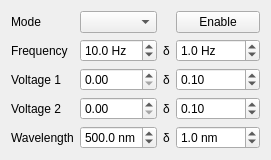
<?xml version="1.0" encoding="UTF-8"?>
<ui version="4.0">
 <class>Form</class>
 <widget class="QWidget" name="Form">
  <property name="geometry">
   <rect>
    <x>0</x>
    <y>0</y>
    <width>246</width>
    <height>145</height>
   </rect>
  </property>
  <property name="sizePolicy">
   <sizepolicy hsizetype="MinimumExpanding" vsizetype="MinimumExpanding">
    <horstretch>0</horstretch>
    <verstretch>0</verstretch>
   </sizepolicy>
  </property>
  <property name="windowTitle">
   <string>Variable Wave Plate</string>
  </property>
  <layout class="QGridLayout" name="gridLayout">
   <item row="0" column="1">
    <widget class="QComboBox" name="comboBox_mode">
     <property name="sizePolicy">
      <sizepolicy hsizetype="MinimumExpanding" vsizetype="Fixed">
       <horstretch>0</horstretch>
       <verstretch>0</verstretch>
      </sizepolicy>
     </property>
    </widget>
   </item>
   <item row="0" column="3">
    <widget class="QPushButton" name="pushButton_state">
     <property name="sizePolicy">
      <sizepolicy hsizetype="MinimumExpanding" vsizetype="Fixed">
       <horstretch>0</horstretch>
       <verstretch>0</verstretch>
      </sizepolicy>
     </property>
     <property name="text">
      <string>Enable</string>
     </property>
     <property name="checkable">
      <bool>true</bool>
     </property>
     <property name="checked">
      <bool>false</bool>
     </property>
    </widget>
   </item>
   <item row="1" column="0">
    <widget class="QLabel" name="label_4">
     <property name="text">
      <string>Frequency</string>
     </property>
    </widget>
   </item>
   <item row="1" column="1">
    <widget class="QDoubleSpinBox" name="doubleSpinBox_frequency">
     <property name="sizePolicy">
      <sizepolicy hsizetype="MinimumExpanding" vsizetype="Fixed">
       <horstretch>0</horstretch>
       <verstretch>0</verstretch>
      </sizepolicy>
     </property>
     <property name="prefix">
      <string/>
     </property>
     <property name="suffix">
      <string notr="true" extracomment="Frequency in Hz"> Hz</string>
     </property>
     <property name="decimals">
      <number>1</number>
     </property>
     <property name="minimum">
      <double>0.500000000000000</double>
     </property>
     <property name="maximum">
      <double>150.000000000000000</double>
     </property>
     <property name="singleStep">
      <double>1.000000000000000</double>
     </property>
     <property name="value">
      <double>10.000000000000000</double>
     </property>
    </widget>
   </item>
   <item row="1" column="2">
    <widget class="QLabel" name="label_7">
     <property name="text">
      <string>δ</string>
     </property>
    </widget>
   </item>
   <item row="1" column="3">
    <widget class="QDoubleSpinBox" name="doubleSpinBox_frequency_delta">
     <property name="sizePolicy">
      <sizepolicy hsizetype="MinimumExpanding" vsizetype="Fixed">
       <horstretch>0</horstretch>
       <verstretch>0</verstretch>
      </sizepolicy>
     </property>
     <property name="suffix">
      <string> Hz</string>
     </property>
     <property name="decimals">
      <number>1</number>
     </property>
     <property name="minimum">
      <double>0.100000000000000</double>
     </property>
     <property name="maximum">
      <double>150.000000000000000</double>
     </property>
     <property name="value">
      <double>1.000000000000000</double>
     </property>
    </widget>
   </item>
   <item row="2" column="0">
    <widget class="QLabel" name="label">
     <property name="text">
      <string>Voltage 1</string>
     </property>
    </widget>
   </item>
   <item row="2" column="1">
    <widget class="QDoubleSpinBox" name="doubleSpinBox_v1">
     <property name="sizePolicy">
      <sizepolicy hsizetype="MinimumExpanding" vsizetype="Fixed">
       <horstretch>0</horstretch>
       <verstretch>0</verstretch>
      </sizepolicy>
     </property>
    </widget>
   </item>
   <item row="0" column="0">
    <widget class="QLabel" name="label_5">
     <property name="text">
      <string>Mode</string>
     </property>
    </widget>
   </item>
   <item row="2" column="2">
    <widget class="QLabel" name="label_8">
     <property name="text">
      <string>δ</string>
     </property>
    </widget>
   </item>
   <item row="2" column="3">
    <widget class="QDoubleSpinBox" name="doubleSpinBox_v1_delta">
     <property name="sizePolicy">
      <sizepolicy hsizetype="MinimumExpanding" vsizetype="Fixed">
       <horstretch>0</horstretch>
       <verstretch>0</verstretch>
      </sizepolicy>
     </property>
     <property name="singleStep">
      <double>0.100000000000000</double>
     </property>
     <property name="value">
      <double>0.100000000000000</double>
     </property>
    </widget>
   </item>
   <item row="3" column="0">
    <widget class="QLabel" name="label_2">
     <property name="text">
      <string>Voltage 2</string>
     </property>
    </widget>
   </item>
   <item row="3" column="1">
    <widget class="QDoubleSpinBox" name="doubleSpinBox_v2">
     <property name="sizePolicy">
      <sizepolicy hsizetype="MinimumExpanding" vsizetype="Fixed">
       <horstretch>0</horstretch>
       <verstretch>0</verstretch>
      </sizepolicy>
     </property>
    </widget>
   </item>
   <item row="3" column="2">
    <widget class="QLabel" name="label_9">
     <property name="text">
      <string>δ</string>
     </property>
    </widget>
   </item>
   <item row="3" column="3">
    <widget class="QDoubleSpinBox" name="doubleSpinBox_v2_delta">
     <property name="sizePolicy">
      <sizepolicy hsizetype="MinimumExpanding" vsizetype="Fixed">
       <horstretch>0</horstretch>
       <verstretch>0</verstretch>
      </sizepolicy>
     </property>
     <property name="singleStep">
      <double>0.100000000000000</double>
     </property>
     <property name="value">
      <double>0.100000000000000</double>
     </property>
    </widget>
   </item>
   <item row="4" column="0">
    <widget class="QLabel" name="label_3">
     <property name="text">
      <string>Wavelength</string>
     </property>
    </widget>
   </item>
   <item row="4" column="1">
    <widget class="QDoubleSpinBox" name="doubleSpinBox_wavelength">
     <property name="sizePolicy">
      <sizepolicy hsizetype="MinimumExpanding" vsizetype="Fixed">
       <horstretch>0</horstretch>
       <verstretch>0</verstretch>
      </sizepolicy>
     </property>
     <property name="suffix">
      <string> nm</string>
     </property>
     <property name="decimals">
      <number>1</number>
     </property>
     <property name="minimum">
      <double>400.000000000000000</double>
     </property>
     <property name="maximum">
      <double>900.000000000000000</double>
     </property>
     <property name="value">
      <double>500.000000000000000</double>
     </property>
    </widget>
   </item>
   <item row="4" column="2">
    <widget class="QLabel" name="label_10">
     <property name="text">
      <string>δ</string>
     </property>
    </widget>
   </item>
   <item row="4" column="3">
    <widget class="QDoubleSpinBox" name="doubleSpinBox_wavelength_delta">
     <property name="sizePolicy">
      <sizepolicy hsizetype="MinimumExpanding" vsizetype="Fixed">
       <horstretch>0</horstretch>
       <verstretch>0</verstretch>
      </sizepolicy>
     </property>
     <property name="suffix">
      <string> nm</string>
     </property>
     <property name="decimals">
      <number>1</number>
     </property>
     <property name="minimum">
      <double>0.100000000000000</double>
     </property>
     <property name="maximum">
      <double>1000.000000000000000</double>
     </property>
     <property name="singleStep">
      <double>0.100000000000000</double>
     </property>
     <property name="value">
      <double>1.000000000000000</double>
     </property>
    </widget>
   </item>
  </layout>
 </widget>
 <resources/>
 <connections/>
</ui>
